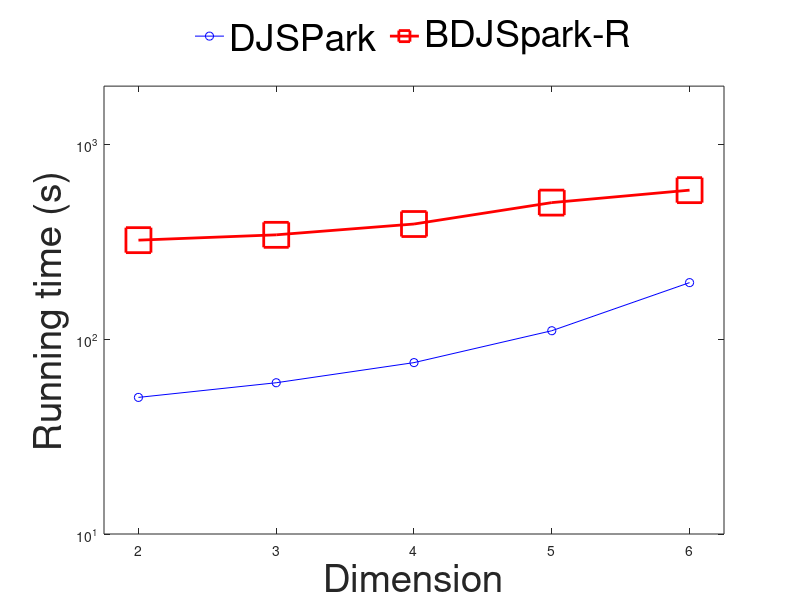

The MATLAB script that drew this image:
% Create some data
dim = [2 3 4 5 6];
%osm
RTree = [56.912 58.876 60.596 86.983 217.765];
SJMR = [50.332 59.858 75.953 110.749 195.657];
NLRTree = [323.357 344.387 391.365 504.179 584.210];
%gaussian
% RTree = [43.076 42.898 56.901 68.768 148.12];
% SJMR = [61.388 55.093 51.813 80.284 137.062];
% NLRTree = [315.280 318.986 326.972 317.037 354.038];

set(gca,'Visible','on','Units','normalized');
set(gca,'Units','normalized','FontSize',30);
box('on');
semilogy(dim,SJMR,'-ob',dim,NLRTree,'-rs','LineWidth', 2, 'MarkerSize', 18);
hold on;

xlim([1.75 6.25])
ylim([10 2000])
set(gca, 'XTick', 2:1:7, 'XMinorTick', 'off')
set(gca, 'YTick', [1 10 100 1000 10000], 'YMinorTick', 'off')

xlabel('Dimension','FontSize',28)
ylabel('Running time (s)','FontSize',28)

h=legend('DJSPark','BDJSpark-R');
set(h,'Interpreter','tex','Location','NorthOutside','FontSize',27,'Orientation','Horizontal','Box','off' );

print -depsc2 osm_disj_dimension